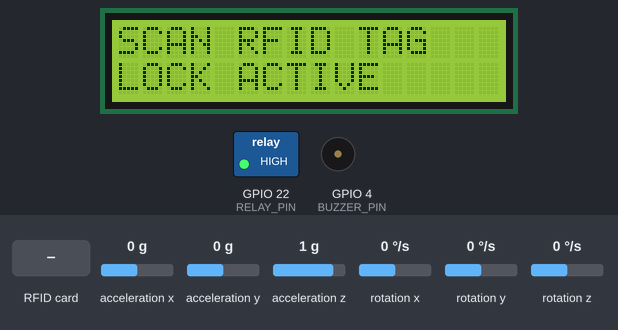
The sketch below on a simulated ESP32. Shown: 16×2 character LCD, switched loads named in the sketch (green lamp = pin HIGH), buzzer (waves = sounding, pin HIGH). Inputs (shaded band) come from the test bench; at power-on: acceleration x 0 g, acceleration y 0 g, acceleration z 1 g, rotation x 0 °/s, rotation y 0 °/s, rotation z 0 °/s. What the sketch prints to the serial monitor is not drawn.

Above: at 3.3 s.
3.4 s: acceleration x set to -1.4 g
At 3.53 s:
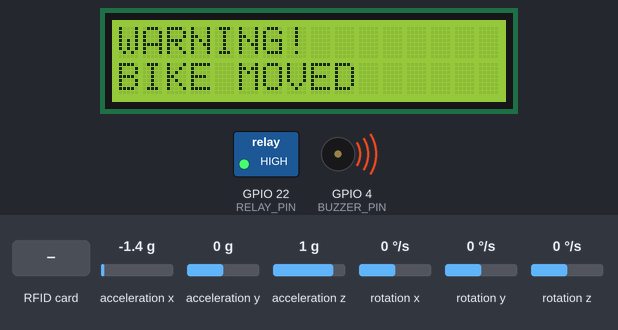
At 5.1 s:
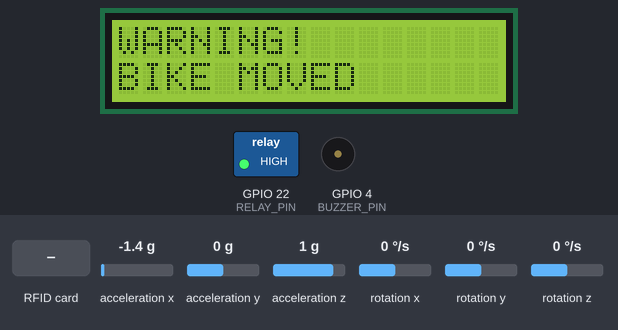
5.3 s: RFID card 79 F4 95 04 held to the reader
At 7.6 s:
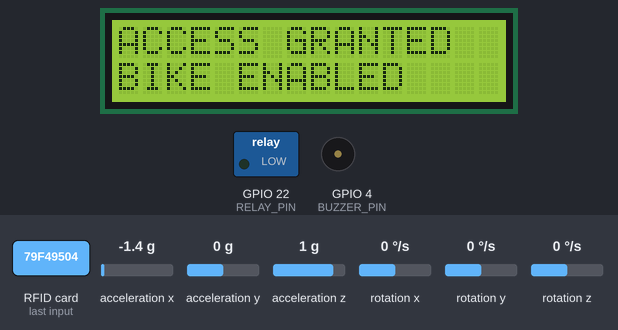
Timing chart, 0 to 13.9 s (numbered marks = the images above; inputs shaded):
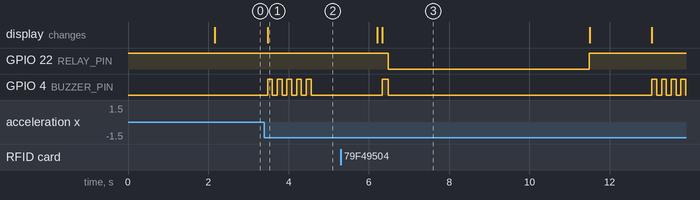

Measured:
- after the input at 3.4 s, GPIO 4 (BUZZER_PIN): alternates HIGH for 0.12 s and LOW for 0.12 s, 10 changes in all, then stays LOW, starting after 0.08 s; the display: changes after 0.08 s (image 1)
- after the input at 5.3 s, GPIO 22 (RELAY_PIN): HIGH → LOW after 1.2 s, → HIGH 5.0 s later; the display: first differs from a run without the input after 1.0 s (image 3)

The sketch:

SecureSense_Smart_Lock_System.ino
```cpp
#include <SPI.h>

#include <MFRC522.h>

#include <Wire.h>

#include <LiquidCrystal_I2C.h>

#include <MPU6050.h>


// ---------- RFID ----------

#define SS_PIN   5

#define RST_PIN  21

MFRC522 rfid(SS_PIN, RST_PIN);


// ---------- OUTPUT ----------

#define RELAY_PIN   22

#define BUZZER_PIN  4


// ---------- LCD ----------

LiquidCrystal_I2C lcd(0x27,16,2);


// ---------- MPU ----------

MPU6050 mpu;


// ---------- UID ----------

byte allowedUID[4] = {0x79, 0xF4, 0x95, 0x04};


// ---------- SETTINGS ----------

int threshold = 17000;

unsigned long lastTamper = 0;


void setup() {


  Serial.begin(115200);


  pinMode(RELAY_PIN, OUTPUT);

  pinMode(BUZZER_PIN, OUTPUT);


  digitalWrite(RELAY_PIN, HIGH);   // locked

  digitalWrite(BUZZER_PIN, LOW);


  // RFID

  SPI.begin();

  rfid.PCD_Init();


  // LCD

  Wire.begin(25,26);

  lcd.init();

  lcd.backlight();


  lcd.setCursor(0,0);

  lcd.print("SecureSense");

  lcd.setCursor(0,1);

  lcd.print("Starting...");

  delay(2000);


  // MPU

  Wire.begin(13,14);

  mpu.initialize();


  showReady();


  Serial.println("SYSTEM READY");

}


void loop() {


  // ---------- RFID ----------

  if (rfid.PICC_IsNewCardPresent() && rfid.PICC_ReadCardSerial()) {


    if (authorized()) {

      accessGranted();

    } else {

      accessDenied();

    }


    rfid.PICC_HaltA();

  }


  // ---------- TAMPER ----------

  int16_t ax, ay, az;

  mpu.getAcceleration(&ax, &ay, &az);


  if ((abs(ax) > threshold || abs(ay) > threshold) &&

      millis() - lastTamper > 3000) {


    tamperAlert();

    lastTamper = millis();

  }


  delay(100);

}


// =====================================

// FUNCTIONS

// =====================================


bool authorized() {

  for(int i=0;i<4;i++) {

    if(rfid.uid.uidByte[i] != allowedUID[i]) return false;

  }

  return true;

}


void accessGranted() {


  Serial.println("ACCESS GRANTED");


  lcd.clear();

  lcd.setCursor(0,0);

  lcd.print("ACCESS GRANTED");

  lcd.setCursor(0,1);

  lcd.print("BIKE ENABLED");


  goodBeep();


  digitalWrite(RELAY_PIN, LOW);   // enable bike

  delay(5000);

  digitalWrite(RELAY_PIN, HIGH);  // disable again


  lcd.clear();

  lcd.setCursor(0,0);

  lcd.print("SYSTEM LOCKED");


  delay(1500);

  showReady();

}


void accessDenied() {


  Serial.println("ACCESS DENIED");


  lcd.clear();

  lcd.setCursor(0,0);

  lcd.print("ACCESS DENIED");

  lcd.setCursor(0,1);

  lcd.print("UNAUTHORIZED");


  badBeep();


  delay(2000);

  showReady();

}


void tamperAlert() {


  Serial.println("TAMPER ALERT");


  lcd.clear();

  lcd.setCursor(0,0);

  lcd.print("WARNING!");

  lcd.setCursor(0,1);

  lcd.print("BIKE MOVED");


  for(int i=0;i<5;i++) {

    digitalWrite(BUZZER_PIN,HIGH);

    delay(120);

    digitalWrite(BUZZER_PIN,LOW);

    delay(120);

  }


  delay(1500);

  showReady();

}


void showReady() {

  lcd.clear();

  lcd.setCursor(0,0);

  lcd.print("SCAN RFID TAG");

  lcd.setCursor(0,1);

  lcd.print("LOCK ACTIVE");

}


void goodBeep() {

  digitalWrite(BUZZER_PIN,HIGH);

  delay(150);

  digitalWrite(BUZZER_PIN,LOW);

}


void badBeep() {

  for(int i=0;i<3;i++) {

    digitalWrite(BUZZER_PIN,HIGH);

    delay(200);

    digitalWrite(BUZZER_PIN,LOW);

    delay(150);

  }

}
```
